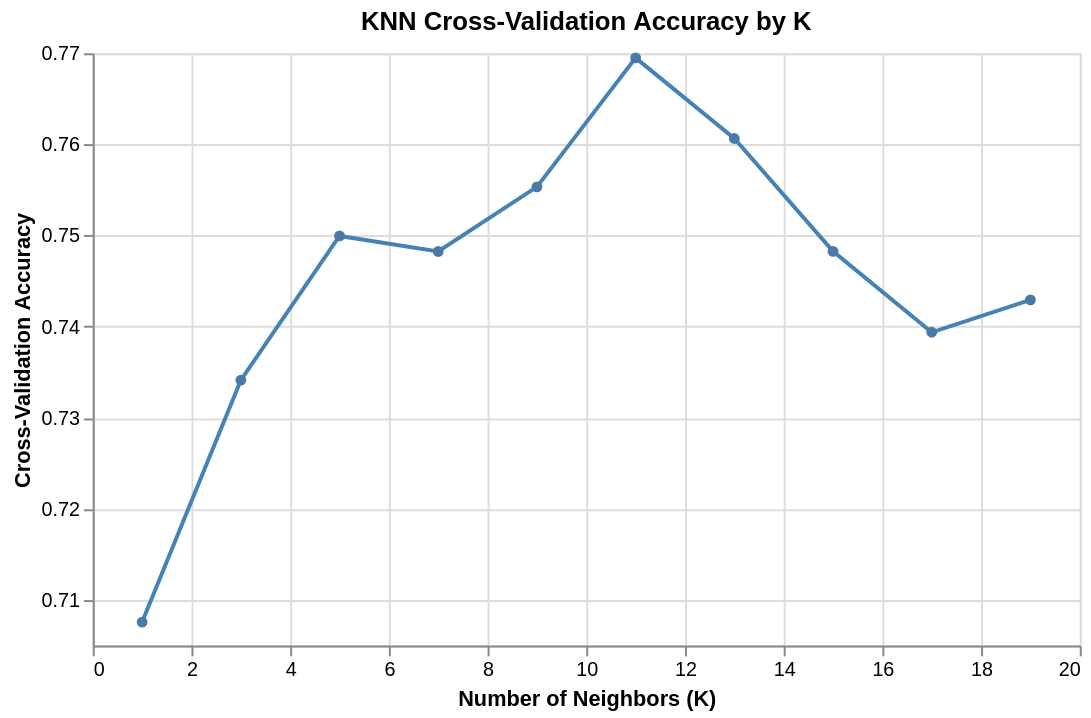

The code cell stored with this chart in its notebook:
### Markdown cell above
### Cross-Validation Accuracy by K

We visualize the cross-validation accuracy for each value of K tested to understand why K=11 was selected.

### Code cell
import altair as alt
import pandas as pd

cv_results = pd.DataFrame(knn_grid.cv_results_)
k_accuracy_chart = alt.Chart(cv_results).mark_line(point=True, color='steelblue').encode(
    x=alt.X('param_model__n_neighbors:Q', title='Number of Neighbors (K)'),
    y=alt.Y('mean_test_score:Q', title='Cross-Validation Accuracy', scale=alt.Scale(zero=False)),
    tooltip=['param_model__n_neighbors', 'mean_test_score']
).properties(
    title='KNN Cross-Validation Accuracy by K',
    width=500,
    height=300
)
k_accuracy_chart

### Figure 1 — Vega-Lite specification as saved in the notebook (floating-point values rounded to 4 significant figures)
{"config": {"view": {"continuousWidth": 300, "continuousHeight": 300}}, "data": {"name": "data-696b7cc179d3f267d25a630ff85d1fc2"}, "mark": {"type": "line", "color": "steelblue", "point": true}, "encoding": {"tooltip": [{"field": "param_model__n_neighbors", "type": "quantitative"}, {"field": "mean_test_score", "type": "quantitative"}], "x": {"field": "param_model__n_neighbors", "title": "Number of Neighbors (K)", "type": "quantitative"}, "y": {"field": "mean_test_score", "scale": {"zero": false}, "title": "Cross-Validation Accuracy", "type": "quantitative"}}, "height": 300, "title": "KNN Cross-Validation Accuracy by K", "width": 500, "$schema": "https://vega.github.io/schema/vega-lite/v5.20.1.json", "datasets": {"data-696b7cc179d3f267d25a630ff85d1fc2": [{"mean_fit_time": 0.03663, "std_fit_time": 0.0134, "mean_score_time": 0.03036, "std_score_time": 0.01326, "param_model__n_neighbors": 1, "params": {"model__n_neighbors": 1}, "split0_test_score": 0.6814, "split1_test_score": 0.7257, "split2_test_score": 0.6814, "split3_test_score": 0.6726, "split4_test_score": 0.7768, "mean_test_score": 0.7076, "std_test_score": 0.03927, "rank_test_score": 10}, {"mean_fit_time": 0.0557, "std_fit_time": 0.02208, "mean_score_time": 0.04738, "std_score_time": 0.02175, "param_model__n_neighbors": 3, "params": {"model__n_neighbors": 3}, "split0_test_score": 0.6991, "split1_test_score": 0.7876, "split2_test_score": 0.7434, "split3_test_score": 0.6637, "split4_test_score": 0.7768, "mean_test_score": 0.7341, "std_test_score": 0.0468, "rank_test_score": 9}, {"mean_fit_time": 0.04748, "std_fit_time": 0.01642, "mean_score_time": 0.03407, "std_score_time": 0.01519, "param_model__n_neighbors": 5, "params": {"model__n_neighbors": 5}, "split0_test_score": 0.7522, "split1_test_score": 0.7965, "split2_test_score": 0.7788, "split3_test_score": 0.6991, "split4_test_score": 0.7232, "mean_test_score": 0.75, "std_test_score": 0.03549, "rank_test_score": 4}, {"mean_fit_time": 0.04984, "std_fit_time": 0.009971, "mean_score_time": 0.03394, "std_score_time": 0.002108, "param_model__n_neighbors": 7, "params": {"model__n_neighbors": 7}, "split0_test_score": 0.7434, "split1_test_score": 0.8053, "split2_test_score": 0.7699, "split3_test_score": 0.6637, "split4_test_score": 0.7589, "mean_test_score": 0.7482, "std_test_score": 0.04692, "rank_test_score": 6}, {"mean_fit_time": 0.07182, "std_fit_time": 0.02667, "mean_score_time": 0.04931, "std_score_time": 0.0139, "param_model__n_neighbors": 9, "params": {"model__n_neighbors": 9}, "split0_test_score": 0.7699, "split1_test_score": 0.7876, "split2_test_score": 0.7611, "split3_test_score": 0.6903, "split4_test_score": 0.7679, "mean_test_score": 0.7553, "std_test_score": 0.0337, "rank_test_score": 3}, {"mean_fit_time": 0.05863, "std_fit_time": 0.01719, "mean_score_time": 0.04857, "std_score_time": 0.01979, "param_model__n_neighbors": 11, "params": {"model__n_neighbors": 11}, "split0_test_score": 0.7788, "split1_test_score": 0.823, "split2_test_score": 0.7876, "split3_test_score": 0.6903, "split4_test_score": 0.7679, "mean_test_score": 0.7695, "std_test_score": 0.04372, "rank_test_score": 1}, {"mean_fit_time": 0.03207, "std_fit_time": 0.01592, "mean_score_time": 0.02956, "std_score_time": 0.01583, "param_model__n_neighbors": 13, "params": {"model__n_neighbors": 13}, "split0_test_score": 0.7876, "split1_test_score": 0.7965, "split2_test_score": 0.7699, "split3_test_score": 0.6814, "split4_test_score": 0.7679, "mean_test_score": 0.7607, "std_test_score": 0.04105, "rank_test_score": 2}, {"mean_fit_time": 0.04634, "std_fit_time": 0.003989, "mean_score_time": 0.03258, "std_score_time": 0.005357, "param_model__n_neighbors": 15, "params": {"model__n_neighbors": 15}, "split0_test_score": 0.7611, "split1_test_score": 0.7434, "split2_test_score": 0.7876, "split3_test_score": 0.6814, "split4_test_score": 0.7679, "mean_test_score": 0.7483, "std_test_score": 0.0363, "rank_test_score": 5}, {"mean_fit_time": 0.0434, "std_fit_time": 0.003722, "mean_score_time": 0.04479, "std_score_time": 0.01027, "param_model__n_neighbors": 17, "params": {"model__n_neighbors": 17}, "split0_test_score": 0.7876, "split1_test_score": 0.7168, "split2_test_score": 0.7611, "split3_test_score": 0.6814, "split4_test_score": 0.75, "mean_test_score": 0.7394, "std_test_score": 0.03682, "rank_test_score": 8}, {"mean_fit_time": 0.02991, "std_fit_time": 0.0152, "mean_score_time": 0.02138, "std_score_time": 0.008431, "param_model__n_neighbors": 19, "params": {"model__n_neighbors": 19}, "split0_test_score": 0.7788, "split1_test_score": 0.7168, "split2_test_score": 0.7788, "split3_test_score": 0.6814, "split4_test_score": 0.7589, "mean_test_score": 0.7429, "std_test_score": 0.03818, "rank_test_score": 7}]}}
